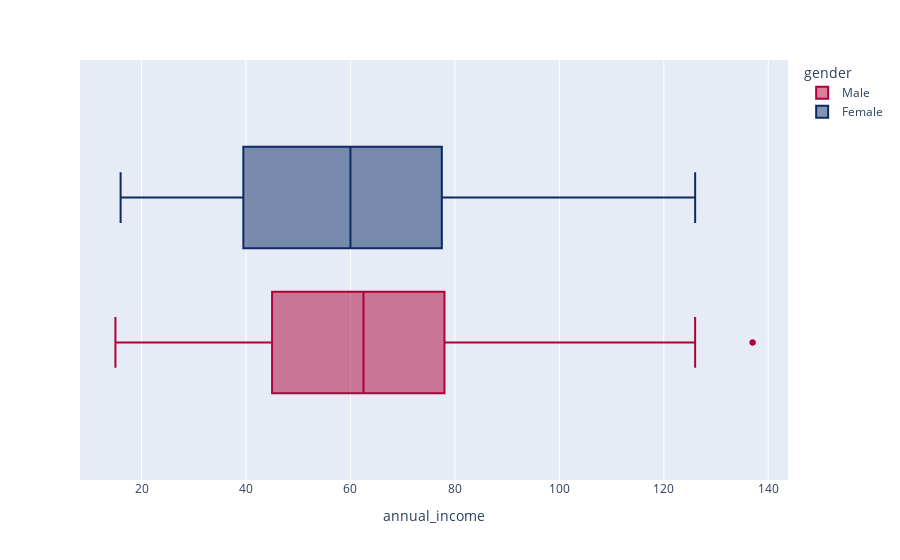

Notebook code cell kept with this figure:
### Code cell
px.box(data_frame=df,x="annual_income",color="gender",color_discrete_sequence=px.colors.qualitative.Dark24_r)

### Figure 1 — Plotly figure (JSON) as saved in the notebook; plotly's stock layout.template omitted (floating-point values rounded to 4 significant figures)
{"data": [{"alignmentgroup": "True", "hovertemplate": "gender=Male<br>annual_income=%{x}<extra></extra>", "legendgroup": "Male", "marker": {"color": "#AF0038"}, "name": "Male", "notched": false, "offsetgroup": "Male", "orientation": "h", "showlegend": true, "type": "box", "x": [15, 15, 19, 19, 20, 20, 21, 23, 24, 24, 25, 28, 28, 30, 33, 33, 38, 39, 42, 43, 43, 44, 46, 46, 46, 48, 48, 48, 49, 54, 54, 54, 54, 54, 54, 54, 59, 60, 60, 61, 61, 62, 62, 62, 63, 63, 63, 63, 64, 67, 69, 71, 71, 71, 71, 71, 71, 73, 73, 74, 75, 77, 77, 77, 78, 78, 78, 78, 78, 81, 85, 86, 87, 87, 87, 87, 87, 88, 88, 93, 93, 98, 99, 101, 113, 126, 137, 137], "x0": " ", "xaxis": "x", "y0": " ", "yaxis": "y"}, {"alignmentgroup": "True", "hovertemplate": "gender=Female<br>annual_income=%{x}<extra></extra>", "legendgroup": "Female", "marker": {"color": "#0D2A63"}, "name": "Female", "notched": false, "offsetgroup": "Female", "orientation": "h", "showlegend": true, "type": "box", "x": [16, 16, 17, 17, 18, 18, 19, 19, 20, 20, 21, 23, 25, 28, 28, 29, 29, 30, 33, 33, 34, 34, 37, 37, 38, 39, 39, 39, 40, 40, 40, 40, 42, 43, 43, 44, 46, 47, 47, 48, 48, 48, 49, 50, 50, 54, 54, 54, 54, 54, 57, 57, 58, 58, 59, 60, 60, 60, 60, 62, 62, 62, 63, 63, 64, 65, 65, 65, 65, 67, 67, 67, 69, 70, 70, 72, 72, 73, 73, 74, 75, 76, 76, 77, 78, 78, 78, 78, 78, 78, 78, 79, 79, 81, 85, 86, 87, 88, 88, 97, 97, 98, 99, 101, 103, 103, 103, 103, 113, 120, 120, 126], "x0": " ", "xaxis": "x", "y0": " ", "yaxis": "y"}], "layout": {"boxmode": "group", "legend": {"title": {"text": "gender"}, "tracegroupgap": 0}, "margin": {"t": 60}, "xaxis": {"anchor": "y", "domain": [0, 1], "title": {"text": "annual_income"}}, "yaxis": {"anchor": "x", "domain": [0, 1]}}}
